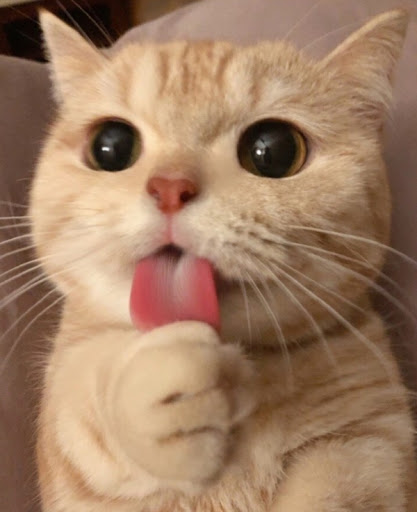
#> input picture 10주차/cat.jpg, 417 x 512 px, found by its file name
$ python week10.py
#> lines starting #> are read from the running program, lines starting #| are printed output that depends on the picture
from PIL import Image
from PIL import ImageFilter

img = Image.open('cat.jpg')
#> img is the input picture: PIL image 417x512 RGB; mean R, G, B 160.2, 126.4, 100.1


img3 = img.filter(ImageFilter.CONTOUR)
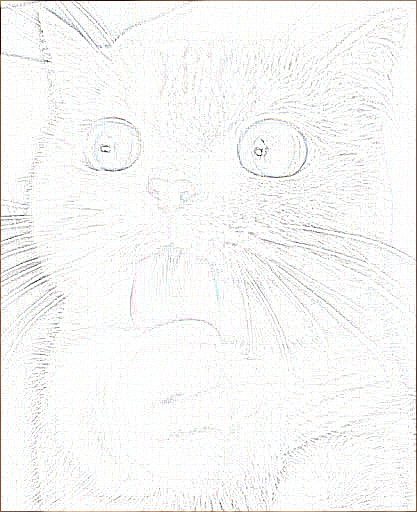
#> img3: PIL image 417x512 RGB; mean R, G, B 247.1, 246.9, 246.5

img3.show()

$ run again, with 10주차/paste_img.jpg copied over 10주차/cat.jpg
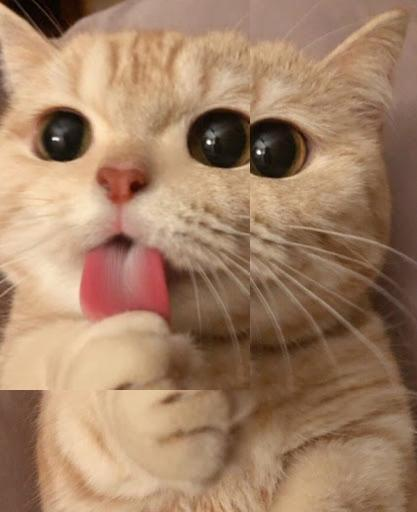
#> input picture 10주차/paste_img.jpg, 417 x 512 px, found by its file name
#> img is the input picture: PIL image 417x512 RGB; mean R, G, B 162.9, 129.2, 102
#> `img3 = img.filter(ImageFilter.CONTOUR)`:
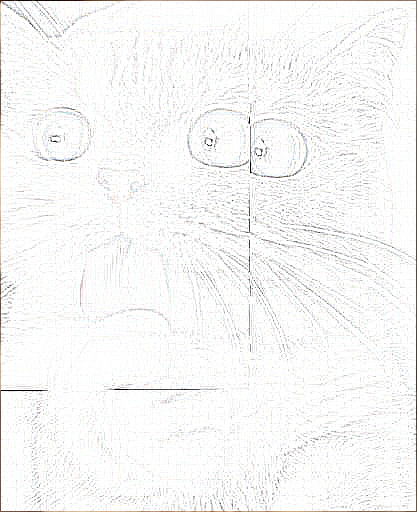
#> img3: PIL image 417x512 RGB; mean R, G, B 247.1, 246.9, 246.6

$ run again, with 10주차/road.png saved as 10주차/cat.jpg
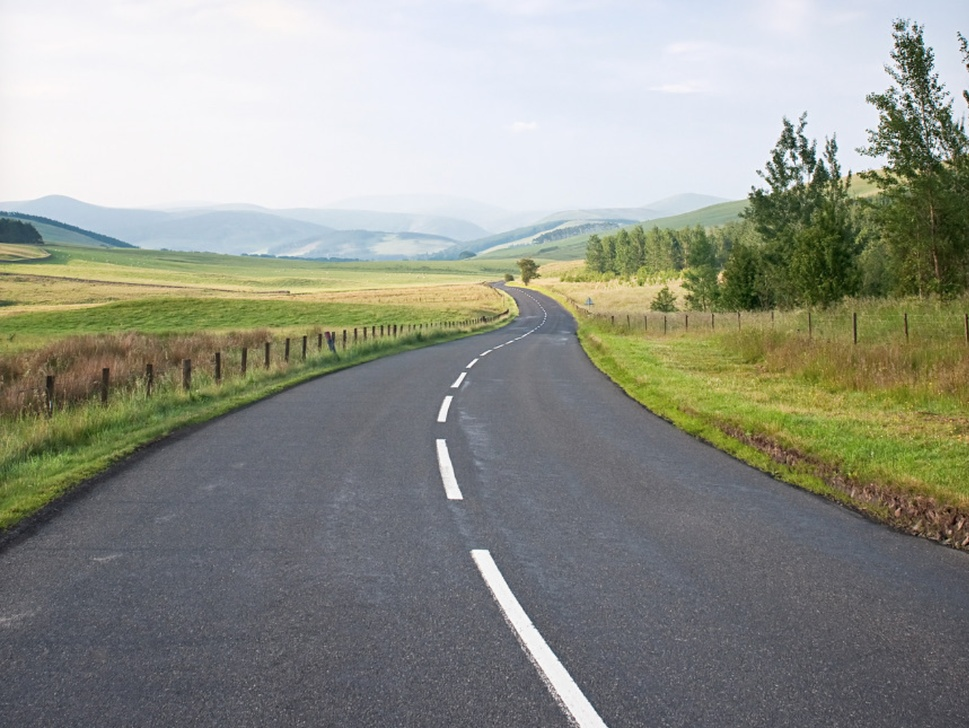
#> input picture 10주차/road.png, 969 x 728 px, shrunk from 1308 x 982 before the run, found by its file name
#> img is the input picture: PIL image 969x728 RGB; mean R, G, B 145.8, 148.3, 138.6
#> `img3 = img.filter(ImageFilter.CONTOUR)`:
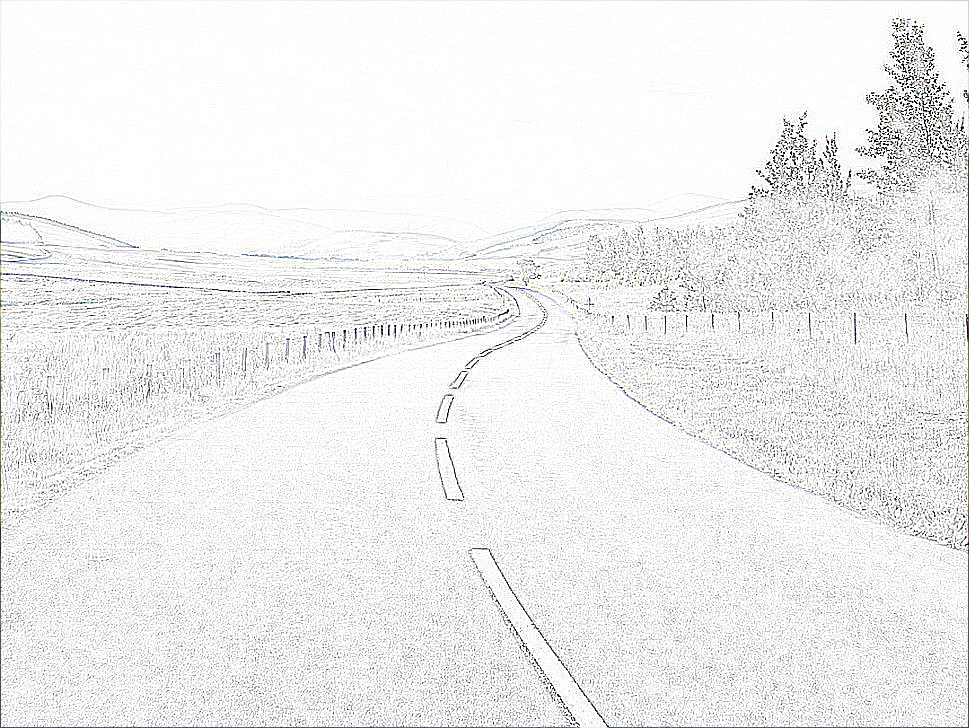
#> img3: PIL image 969x728 RGB; mean R, G, B 239.3, 239.4, 239.3
